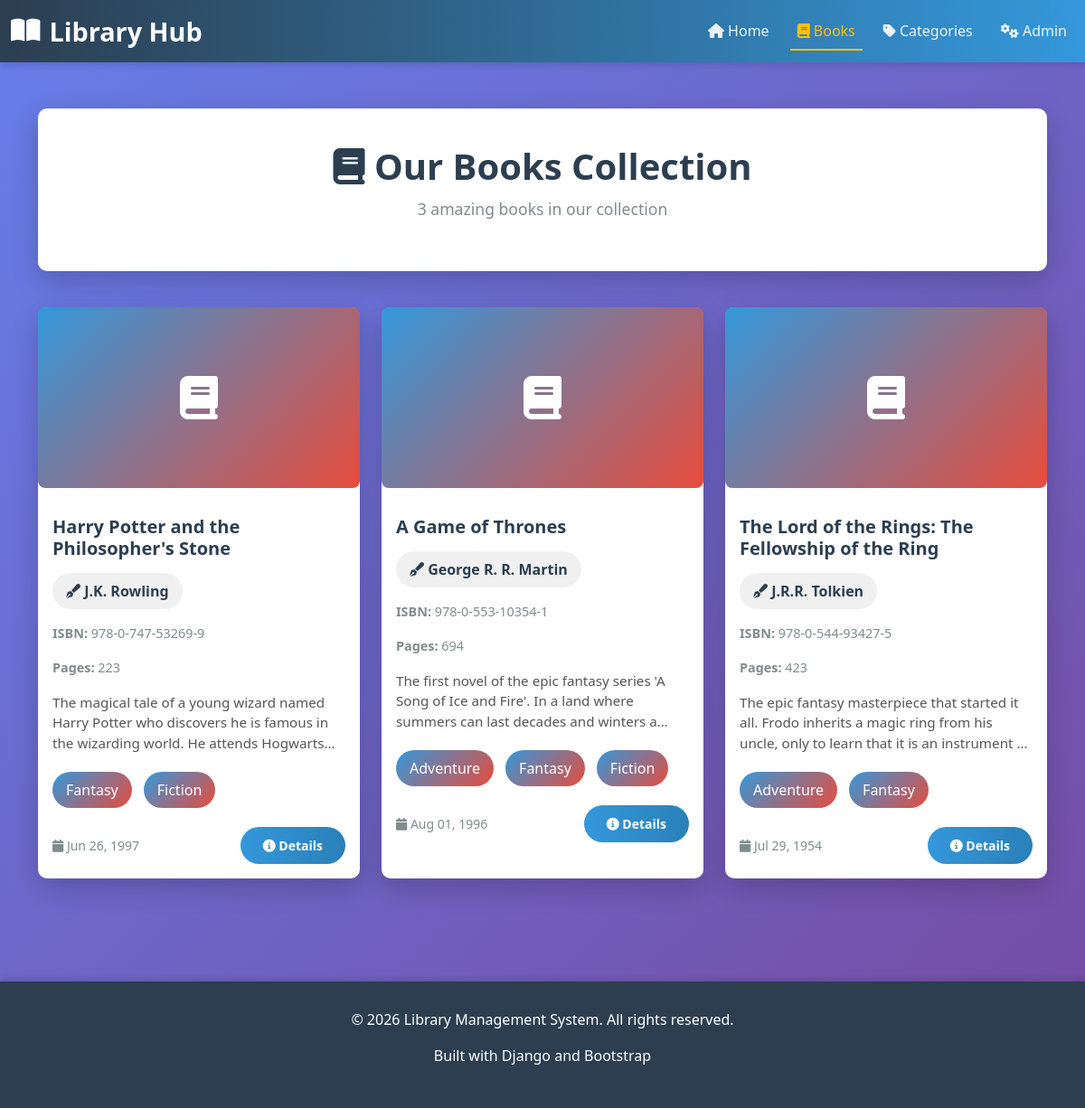
The page /books/ on the database its author committed.
### mainapp/models.py (models this page shows, shortened)
class Book(models.Model):
    title = models.CharField(max_length=300)
    author = models.ForeignKey(Author, on_delete=models.CASCADE, related_name='books')
    categories = models.ManyToManyField(Category, related_name='books')
    published = models.DateField()
    description = models.TextField(blank=True, null=True)
    isbn = models.CharField(max_length=20, blank=True, null=True)
    pages = models.IntegerField(blank=True, null=True)
    created_at = models.DateTimeField(auto_now_add=True)
    class Meta:
        ordering = ['-published']

class Author(models.Model):
    name = models.CharField(max_length=200)
    created_at = models.DateTimeField(auto_now_add=True)
    class Meta:
        ordering = ['name']

class Category(models.Model):
    name = models.CharField(max_length=100)
    description = models.TextField(blank=True, null=True)
    created_at = models.DateTimeField(auto_now_add=True)
    class Meta:
        verbose_name_plural = "Categories"
        ordering = ['name']

### mainapp/views.py (the view)
# urls.py: path('books/', views.books_list, name='books_list'),
def books_list(request):
    books = Book.objects.all()
    context = {'books': books}
    return render(request, 'mainapp/books_list.html', context)

### mainapp/templates/mainapp/books_list.html (shortened to what this page needs)
{% extends 'mainapp/base.html' %}
{% block content %}
<div class="container">
    <div class="header-section">
        <h1><i class="fas fa-book"></i> Our Books Collection</h1>
        <p>{{ books|length }} amazing books in our collection</p>
    </div>
    {% if books %}
        <div class="row">
            {% for book in books %}
                <div class="col-lg-4 col-md-6 mb-4">
                    <div class="card">
                        <div class="book-cover">
                            <i class="fas fa-book"></i>
                        </div>
                        <div class="card-body">
                            <h5 class="card-title">{{ book.title }}</h5>
                            <div class="author-badge mb-3">
                                <i class="fas fa-pen-fancy"></i> {{ book.author.name }}
                            </div>
                            {% if book.isbn %}
                                <p style="color: #7f8c8d; font-size: 0.9rem;">
                                    <strong>ISBN:</strong> {{ book.isbn }}
                                </p>
                            {% endif %}
                            {% if book.pages %}
                                <p style="color: #7f8c8d; font-size: 0.9rem;">
                                    <strong>Pages:</strong> {{ book.pages }}
                                </p>
                            {% endif %}
                            {% if book.description %}
                                <p class="card-text text-truncate-3" style="color: #555; font-size: 0.95rem; margin-bottom: 15px;">{{ book.description }}</p>
                            {% endif %}
                            <div class="tag-cloud">
                                {% for category in book.categories.all %}
                                    <span class="badge-custom">{{ category.name }}</span>
                                {% endfor %}
                            </div>
                            <div class="mt-3 d-flex justify-content-between align-items-center">
                                <small style="color: #7f8c8d;">
                                    <i class="fas fa-calendar"></i> {{ book.published|date:"M d, Y" }}
                                </small>
                                <a href="{% url 'book_detail' book.pk %}" class="btn btn-sm btn-primary">
                                    <i class="fas fa-info-circle"></i> Details
                                </a>
                            </div>
                        </div>
                    </div>
                </div>
            {% endfor %}
        </div>
    {% else %}
        <div class="alert alert-info text-center" role="alert">
            <i class="fas fa-inbox"></i>
            <p>No books available yet. <a href="{% url 'admin:index' %}">Add some books in the admin panel</a>.</p>
        </div>
    {% endif %}
</div>
{% endblock %}

### mainapp/templates/mainapp/base.html (style rules this page uses)
:root { --primary-color: #2c3e50; --secondary-color: #e74c3c; --accent-color: #3498db; }
body { background: linear-gradient(135deg, #667eea 0%, #764ba2 100%); min-height: 100vh; font-family: 'Segoe UI', Tahoma, Geneva, Verdana, sans-serif; padding-top: 80px; }
.card { background: white; border: none; border-radius: 10px; box-shadow: 0 10px 30px rgba(0, 0, 0, 0.2); transition: all 0.3s ease; height: 100%; }
.card-title { color: var(--primary-color); font-weight: 600; margin-bottom: 15px; }
.badge-custom { background: linear-gradient(135deg, var(--accent-color), var(--secondary-color)); padding: 8px 15px; border-radius: 20px; color: white; font-weight: 500; display: inline-block; margin: 5px 5px 5px 0; }
.btn-primary { background: linear-gradient(90deg, var(--accent-color), #2980b9); border: none; border-radius: 25px; padding: 10px 25px; font-weight: 600; transition: all 0.3s ease; }
.header-section { background: white; padding: 40px 20px; border-radius: 10px; margin-bottom: 40px; box-shadow: 0 10px 30px rgba(0, 0, 0, 0.2); text-align: center; }
.header-section h1 { color: var(--primary-color); font-weight: 700; margin-bottom: 10px; font-size: 2.5rem; }
.header-section p { color: #7f8c8d; font-size: 1.1rem; }
.book-cover { width: 100%; height: 200px; background: linear-gradient(135deg, var(--accent-color), var(--secondary-color)); border-radius: 8px; display: flex; align-items: center; justify-content: center; color: white; font-size: 3rem; margin-bottom: 15px; }
.text-truncate-3 { display: -webkit-box; -webkit-line-clamp: 3; -webkit-box-orient: vertical; overflow: hidden; }
.tag-cloud { display: flex; flex-wrap: wrap; gap: 8px; margin-top: 15px; }
.author-badge { background: #f0f0f0; padding: 8px 15px; border-radius: 20px; color: var(--primary-color); font-weight: 600; display: inline-block; }
a { color: var(--accent-color); text-decoration: none; transition: color 0.3s ease; }

### rows shown on the page
Book: title "Harry Potter and the Philosopher's Stone", author.name "J.K. Rowling", isbn "978-0-747-53269-9", pages "223", description "The magical tale of a young wizard named Harry Potter who discovers he is famous in the wizarding world. He attends…", published "Jun 26, 1997"
Category: name "Fantasy"
Category: name "Fiction"
Book: title "A Game of Thrones", author.name "George R. R. Martin", isbn "978-0-553-10354-1", pages "694", description "The first novel of the epic fantasy series 'A Song of Ice and Fire'. In a land where summers can last decades and winters…", published "Aug 01, 1996"
Category: name "Adventure"
Book: title "The Lord of the Rings: The Fellowship of the Ring", author.name "J.R.R. Tolkien", isbn "978-0-544-93427-5", pages "423", description "The epic fantasy masterpiece that started it all. Frodo inherits a magic ring from his uncle, only to learn that it is an instrument…", published "Jul 29, 1954"

### other values the page prints
{{ books|length }} "3"
